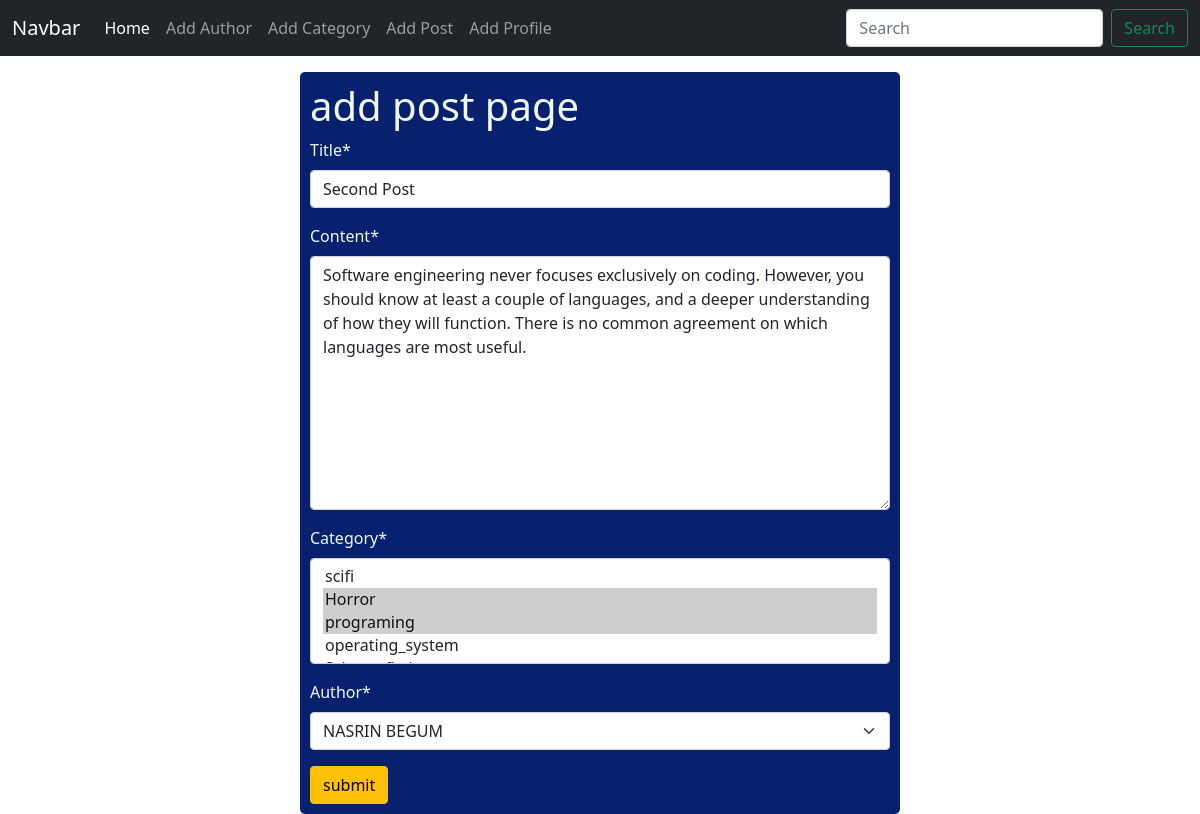
/post/edit/4, run on the app's committed database.
### posts/models.py (models this page shows, shortened)
class Post(models.Model):
    title = models.CharField(max_length=50)
    content = models.TextField()
    category = models.ManyToManyField(Category)
    author = models.ForeignKey(Author,on_delete=models.CASCADE)

### posts/views.py (the view)
# urls.py: path('edit/<int:id>', views.edit_post, name = 'edit_post'),
def edit_post(request, id):
    post = models.Post.objects.get(pk=id)
    post_form = forms.PostForm(instance=post)
    if request.method == "POST":
        post_form = forms.PostForm(request.POST, instance=post)
        if post_form.is_valid():
            post_form.save()
            return redirect('add_post')
    return render(request,'add_post.html', {'form' : post_form})

### posts/forms.py
class PostForm(forms.ModelForm):
    class Meta:
        model = Post
        fields = '__all__'

### author/models.py (called while the page is built)
    def __str__(self):
        return self.name

### categories/models.py (called while the page is built)
    def __str__(self):
        return self.name

### posts/templates/add_post.html (shortened to what this page needs)
{% extends 'base.html'%}
{% load crispy_forms_tags %}
{% block content %}
<form style="width: 50%; height: 70%; background-color: rgb(8, 33, 110); margin: auto; padding: 10px; color: rgb(240, 249, 248); border-radius: 5px;" class="mt-3" method="post">
    <h1> add post page </h1>
    {{form | crispy}}
    <button type="submit" class="btn btn-warning">submit</button>
</form>
{% endblock %}

### data on the page
Post: title "Second Post", content "Software engineering never focuses exclusively on coding. However, you should know at least a couple of languages, and a deeper understanding of how they will function. There is no common agreement on which languages are most useful.", author "NASRIN BEGUM"
